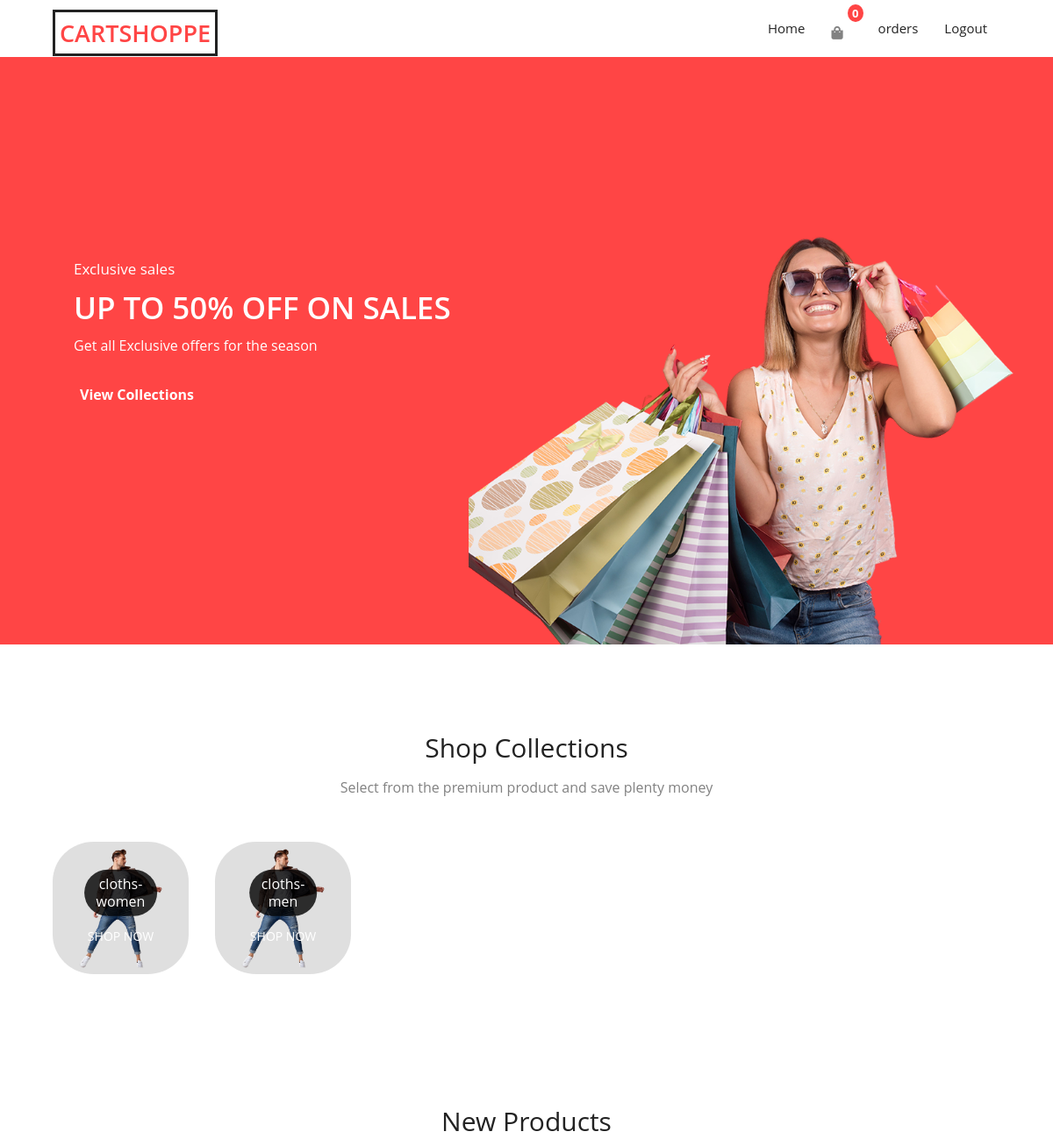
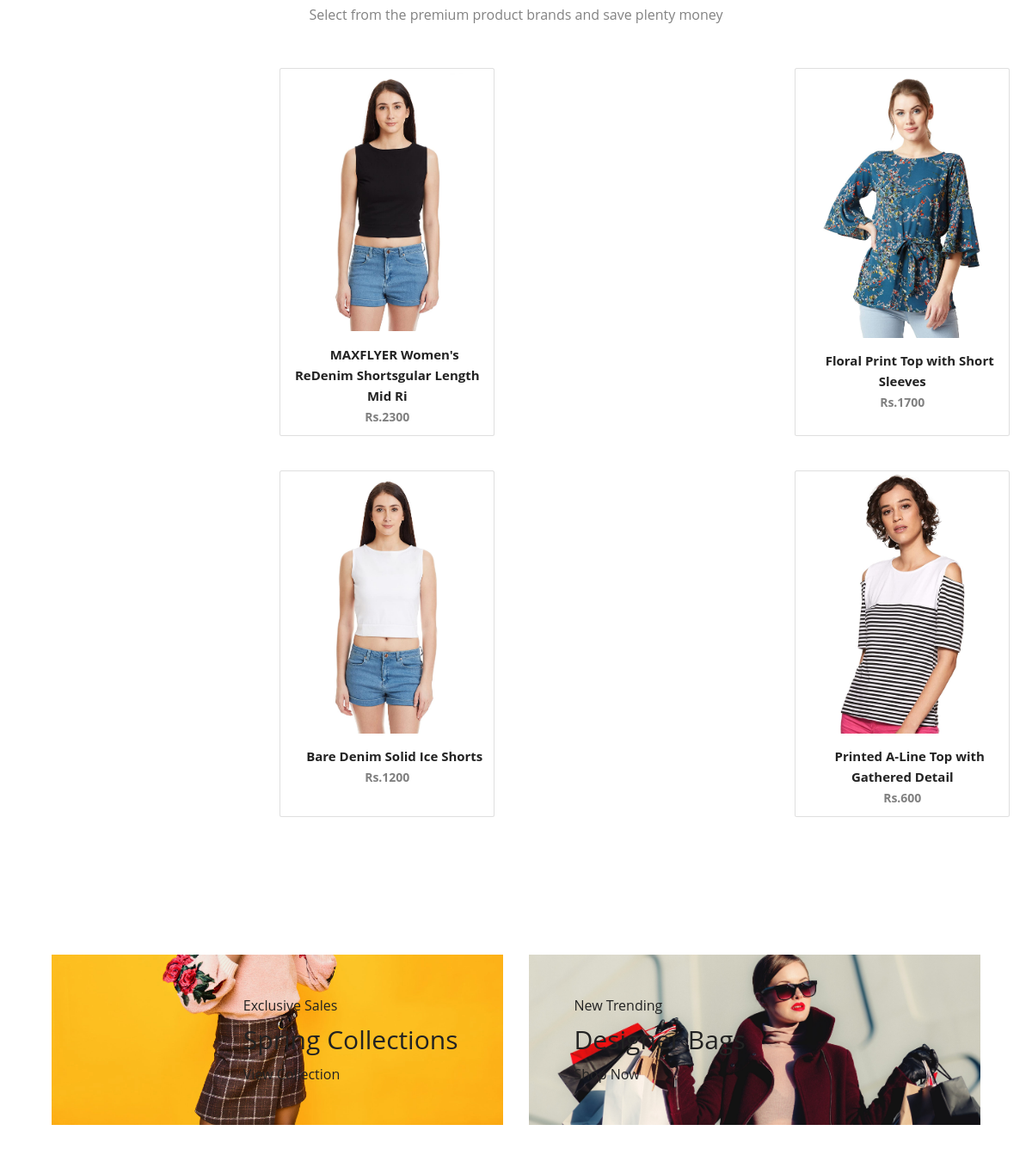
Page /?category=1 (signed in) on the committed database (2 pictures, top to bottom).
### store/models/category.py (models this page shows, shortened)
class Category(models.Model):
    name = models.CharField(max_length=20)
    @staticmethod
    def get_all_categories():
        return Category.objects.all()

### store/models/product.py (models this page shows, shortened)
class Product(models.Model):
    name = models.CharField(max_length=50)
    price = models.IntegerField(default=0)
    category = models.ForeignKey(Category, on_delete=models.CASCADE, default=1)
    description = models.CharField(max_length=200, default='' , null=True , blank=True)
    image = models.ImageField(upload_to='uploads/products/')
    @staticmethod
    def get_all_products_by_categoryid(category_id):
        if category_id:
            return Product.objects.filter(category = category_id)
        else:
            return Product.get_all_products()

### store/views/home.py (the view, shortened to what this page needs)
# urls.py: path('', home.Index.as_view(), name="homepage"),
class Index(View):
    def get(self, request):
        cart = request.session.get('cart')
        if not cart:
            request.session['cart'] = {}
        products = None
        categories = Category.get_all_categories()
        categoryId = request.GET.get('category')
        if categoryId:
            products = Product.get_all_products_by_categoryid(categoryId)
        else:
            products = Product.get_all_products()
        data = {}
        data['products'] = products
        data['categories'] = categories
        return render(request, 'index.html', data)

### store/templatetags/custom_filter.py (called while the page is built)
@register.filter(name='currency')
def currency(number):
    return "Rs."+str(number)

### store/templates/index.html (shortened to what this page needs)
{% extends 'base.html' %}
{% block content %}
{% load cart %}
{% load custom_filter %}
{% load static %}
<div class="hero">
  <div class="left">
    <span>Exclusive sales</span>
    <h1>UP TO 50% OFF ON SALES</h1>
    <small>Get all Exclusive offers for the season</small>
    <a href="">View Collections</a>
  </div>
  <div class="right">
    <img src="{% static 'store/hero.png' %}" alt="">
  </div>
</div>
<section class="section promotion">
  <div class="title">
    <h2>Shop Collections</h2>
    <span>Select from the premium product and save plenty money</span>
  </div>
  <div class="promotion-layout container">
    {% for category in categories %}
    <div class="promotion-item">
      <img src="{% static 'store/men.png' %}" alt="" />
      <div class="promotion-content">
        <h3>{{category.name}}</h3>
        <a href="/?category={{category.id}}">SHOP NOW</a>
      </div>
    </div>
    {% endfor %}
  </div>
</section>
<section class="section products">
  <div class="title">
    <h2>New Products</h2>
    <span>Select from the premium product brands and save plenty money</span>
  </div>
  <div class="product-layout">
    {% for product in products %}
    <a href="{% url 'productDetail' product.id %}" class="btn">
    <div class="product card mx-auto mb-3"  id={{product.id}} style="width: 25rem;">
      <div class="img-container">
        <img src="{{product.image.url}}" alt="" />
        <ul class="side-icons">
          <span></span>
          <span></span>
          <span></span>
        </ul>
      </div>
      <div class="bottom">
        <a href=""><b>{{product.name}}</b></a>
        <div class="price">
          <span style="color:grey;font-size:14px"><b>{{product.price|currency}}</b></span>
        </div>
      </div>
    </div>
  </a>
    {% endfor %}
  </div>
</section>
<section class="section advert">
  <div class="advert-layout container">
    <div class="item ">
      <img src="{% static 'store/slider_3.jpg' %}" alt="">
      <div class="content left">
        <span>Exclusive Sales</span>
        <h3>Spring Collections</h3>
        <a href="">View Collection</a>
      </div>
    </div>
    <div class="item">
      <img src="{% static 'store/slider_2.jpg' %}" alt="">
      <div class="content  right">
        <span>New Trending</span>
        <h3>Designer Bags</h3>
        <a href="">Shop Now </a>
      </div>
    </div>
  </div>
</section>
{% endblock %}

### rows in the picture
Category: name "cloths-women"
Category: name "cloths-men"
Product: image (picture), name "MAXFLYER Women's ReDenim Shortsgular Length Mid Ri", price "Rs.2300"
Product: {{ product.id }} 2 (drawn), image (picture), name "Floral Print Top with Short Sleeves", price "Rs.1700"
Product: image (picture), name "Bare Denim Solid Ice Shorts", price "Rs.1200"
Product: image (picture), name "Printed A-Line Top with Gathered Detail", price "Rs.600"

### other values in the picture
{{ request.session.cart.keys|length }} "0"
